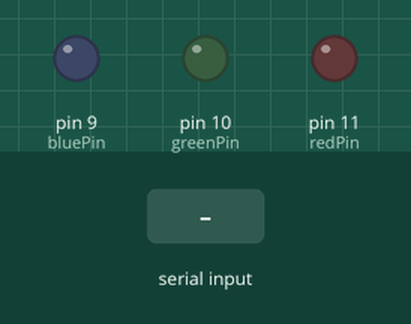
Simulated run of this sketch. Board: Arduino Uno, built with avr-gcc and run on an emulated ATmega328P. On the bench: output pins drawn as LEDs (lit = HIGH). The test bench sets the inputs (shaded band).

Above: at 1.2 s.
1.3 s: "R" received over the second serial link
At 2.5 s:
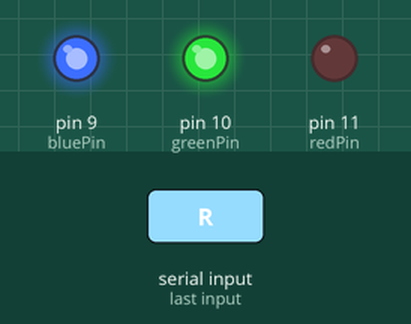
2.8 s: "G" received over the second serial link
At 3.7 s:
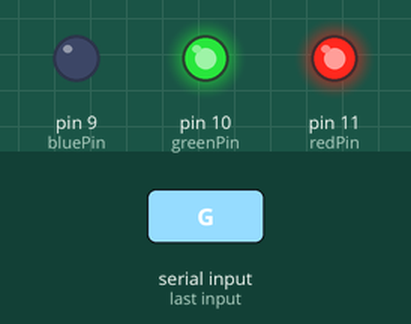
4.3 s: "B" received over the second serial link
At 4.9 s:
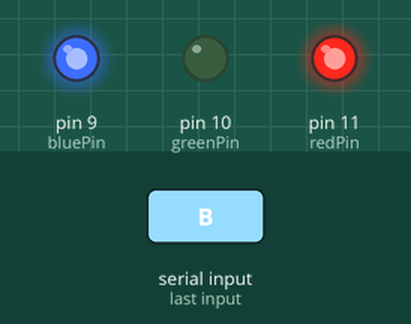
5.8 s: "AUTO" received over the second serial link
At 6.6 s:
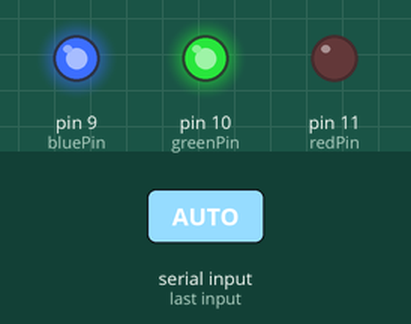
Timing chart, 0 to 8.3 s (numbered marks = the images above; inputs shaded):
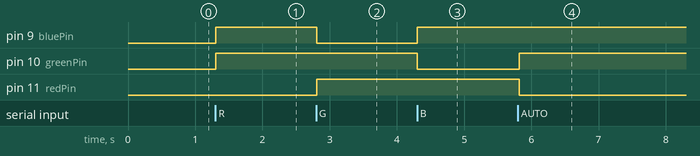

Measured:
- after the input at 1.3 s, pin 9 (bluePin), pin 10 (greenPin): LOW → HIGH at once
- after the input at 2.8 s, pin 9 (bluePin): HIGH → LOW at once; pin 11 (redPin): LOW → HIGH at once
- after the input at 4.3 s, pin 9 (bluePin): LOW → HIGH at once; pin 10 (greenPin): HIGH → LOW at once
- after the input at 5.8 s, pin 10 (greenPin): LOW → HIGH at once; pin 11 (redPin): HIGH → LOW at once

The sketch:

Spec_I_Bluetooth_Finish.ino
```cpp
#include <SoftwareSerial.h>
#define BT_TX 2
#define BT_RX 3

int redPin = 11;
int greenPin = 10;
int bluePin = 9;

void red(){
  setColor(0,255,255);
}

void green(){
  setColor(255,255,0);
}

void blue(){
  setColor(255,0,255);
}

SoftwareSerial mySerial(BT_TX, BT_RX);
String myString="";

void setup(){
  Serial.begin(9600);
  mySerial.begin(9600);

  pinMode(redPin,OUTPUT);
  pinMode(greenPin,OUTPUT);
  pinMode(bluePin,OUTPUT);

}

void loop(){

  while(mySerial.available()){
    char myChar = (char)mySerial.read();
    myString += myChar;
    delay(5);
  }

  if(!myString.equals("")){
   // Serial.println("Received : "+myString);
    Serial.write(myString);
      if (myString == "R") red();
      if (myString == "G") green();
      if (myString == "B") blue();
      if (myString == "AUTO"){
        for(int i=0; i<=3; i++){
            red();  //red
            delay(5000);

            blue();  //blue
            delay(5000);

            green();  //green
            delay(5000);

        }
        }
        myString="";
}
}


void setColor(int red, int green, int blue)
{
  analogWrite(redPin, red);
  analogWrite(greenPin, green);
  analogWrite(bluePin, blue);
}
```
